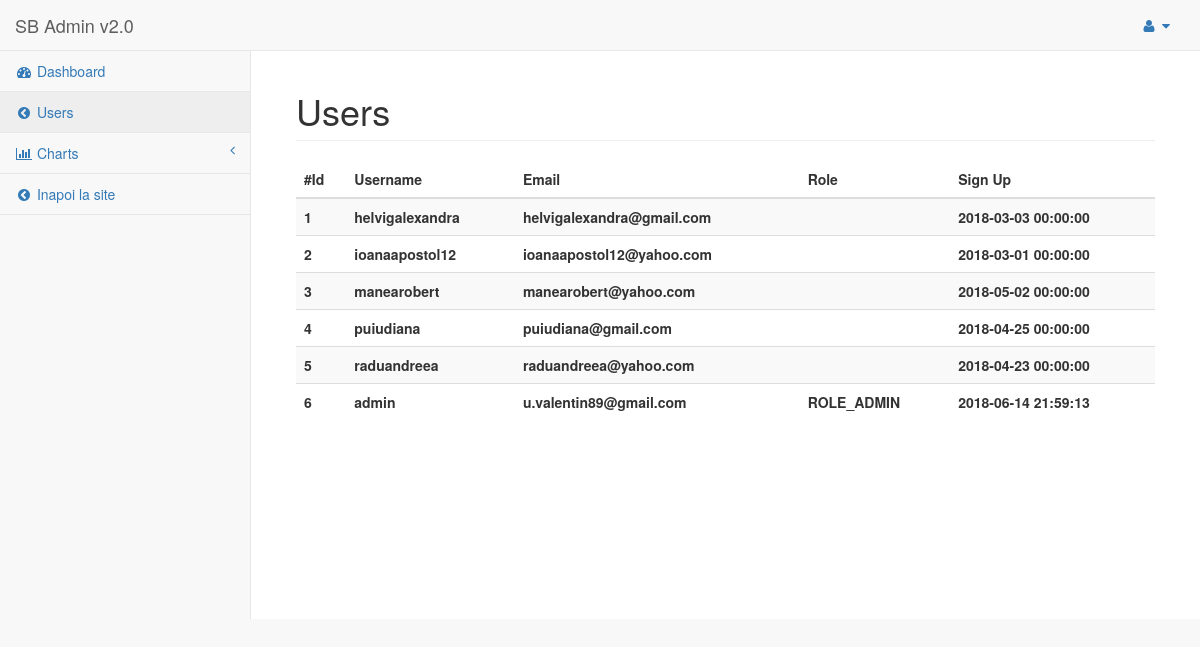
Screenshot of /admin/users.php (signed in) with the database file from the repository.
### tables this page shows
CREATE TABLE IF NOT EXISTS `users` (
  `id` int(11) NOT NULL AUTO_INCREMENT,
  `username` varchar(255) NOT NULL,
  `password` varchar(255) NOT NULL,
  `email` varchar(255) NOT NULL,
  `first_name` varchar(255) DEFAULT NULL,
  `last_name` varchar(255) DEFAULT NULL,
  `data_singup` timestamp NOT NULL DEFAULT CURRENT_TIMESTAMP,
  `phone` int(11) DEFAULT NULL,
  `address` text,
  `role` varchar(50) DEFAULT NULL,
  PRIMARY KEY (`id`)
);

### src/class/database.php (called while the page is built, shortened)
<?php
class DB
{
    private $link = null;
    static $inst = null;
    public function __construct()
    {
        try {
            $this->link = new mysqli( DB_HOST, DB_USER, DB_PASS, DB_NAME );
            $this->link->set_charset( "utf8" );
        } catch ( Exception $e ) {
            die( 'Unable to connect to database' );
        }
    }
    public function get_results( $query, $object = false )
    {
        $results = $this->link->query( $query );
        if( $this->link->error )
        {
            $this->log_db_errors( $this->link->error, $query );
            return false;
        }
        else
        {
            $row = array();
            while( $r = ( !$object ) ? $results->fetch_assoc() : $results->fetch_object() )
            {
                $row[] = $r;
            }
            return $row;
        }
    }
    static function getInstance()
    {
        if( self::$inst == null )
        {
            self::$inst = new DB();
        }
        return self::$inst;
    }
}

### src/class/UserRepository.php (called while the page is built, shortened)
<?php
require_once realpath(__DIR__.'/../../config/database.php');
require_once 'User.php';
class UserRepository
{
    private $database;
    public function __construct()
    {
        $this->database =  DB::getInstance();
    }
    public function findAll(){
        $users = [];
        $query = "SELECT * FROM `users`";
        $usersData = $this->database->get_results($query,true);
        foreach ($usersData as $key => $userData) {
            $user = new User($userData);
            $users[$user->getId()] = $user;
        }
        return $users;
    }
}

### src/class/User.php (called while the page is built, shortened)
<?php
class User
{
    private $id;
    private $username;
    private $email;
    private $dataSignUp;
    private $role;
    public function __construct($userData)
    {
        $this->id = $userData->id;
        $this->username = $userData->username;
        $this->email = $userData->email;
        $this->dataSignUp = $userData->data_singup;
        $this->role = $userData->role;
        return $this;
    }
    public function getId()
    {
        return $this->id;
    }
    public function getUsername()
    {
        return $this->username;
    }
    public function getEmail()
    {
        return $this->email;
    }
    public function getDataSignUp()
    {
        return $this->dataSignUp;
    }
    public function getRole()
    {
        return $this->role;
    }
}

### admin/users.php (the view, shortened to what this page needs)
<?php
$userRepository = new UserRepository();
?>
<!DOCTYPE html>
<html lang="en">
<?php include __BASEDIR__."/admin/template/head.php" ?>
<body>
    <div id="wrapper">
        <?php include __BASEDIR__."/admin/template/navigation.php"?>
        <div id="page-wrapper">
            <div class="container-fluid">
                <div class="row">
                    <div class="col-lg-12">
                        <h1 class="page-header">Users</h1>
                        <table class="table table-striped">
                            <thead>
                            <tr>
                                <th>#Id</th>
                                <th>Username</th>
                                <th>Email</th>
                                <th>Role</th>
                                <th>Sign Up</th>
                            </tr>
                            </thead>
                            <tbody>
                            <?php
                            foreach ($userRepository->findAll() as $user) {
                                ?>
                                <tr>
                                    <th><?php echo $user->getId()?></th>
                                    <th><?php echo $user->getUsername()?></th>
                                    <th><?php echo $user->getEmail()?></th>
                                    <th><?php echo $user->getRole()?></th>
                                    <th><?php echo $user->getDataSignUp()?></th>
                                </tr>
                            <?php
                            }
                            ?>
                            </tbody>
                        </table>
                    </div>
                </div>
            </div>
        </div>
    </div>
</body>
</html>

### admin/template/head.php (shortened to what this page needs)
<head>
    <link href="/assets/vendor/bootstrap/css/bootstrap.min.css" rel="stylesheet">
    <link href="/assets/vendor/metisMenu/metisMenu.min.css" rel="stylesheet">
    <link href="/assets/dist/css/sb-admin-2.css" rel="stylesheet">
    <link href="/assets/vendor/font-awesome/css/font-awesome.min.css" rel="stylesheet" type="text/css">
</head>

### admin/template/navigation.php (shortened to what this page needs)
<nav class="navbar navbar-default navbar-static-top" role="navigation" style="margin-bottom: 0">
    <div class="navbar-header">
        <a class="navbar-brand" href="index.html">SB Admin v2.0</a>
    </div>
    <ul class="nav navbar-top-links navbar-right">
        <li class="dropdown">
            <a class="dropdown-toggle" data-toggle="dropdown" href="#">
                <i class="fa fa-user fa-fw"></i> <i class="fa fa-caret-down"></i>
            </a>
        </li>
    </ul>
    <div class="navbar-default sidebar" role="navigation">
        <div class="sidebar-nav navbar-collapse">
            <ul class="nav" id="side-menu">
                <li>
                    <a href="/admin"><i class="fa fa-dashboard fa-fw"></i> Dashboard</a>
                </li>
                <li>
                    <a href="/admin/users.php"><i class="fa fa-chevron-circle-left fa-fw"></i> Users</a>
                </li>
                <li>
                    <a href="#"><i class="fa fa-bar-chart-o fa-fw"></i> Charts<span class="fa arrow"></span></a>
                </li>
                <li>
                    <a href="/"><i class="fa fa-chevron-circle-left fa-fw"></i> Inapoi la site</a>
                </li>
            </ul>
        </div>
    </div>
</nav>

### rows the page displays
users: id "1", username "helvigalexandra", email "helvigalexandra@gmail.com", data_singup "2018-03-03 00:00:00"
users: id "2", username "ioanaapostol12", email "ioanaapostol12@yahoo.com", data_singup "2018-03-01 00:00:00"
users: id "3", username "manearobert", email "manearobert@yahoo.com", data_singup "2018-05-02 00:00:00"
users: id "4", username "puiudiana", email "puiudiana@gmail.com", data_singup "2018-04-25 00:00:00"
users: id "5", username "raduandreea", email "raduandreea@yahoo.com", data_singup "2018-04-23 00:00:00"
users: id "6", username "admin", email "u.valentin89@gmail.com", role "ROLE_ADMIN", data_singup "2018-06-14 21:59:13"
